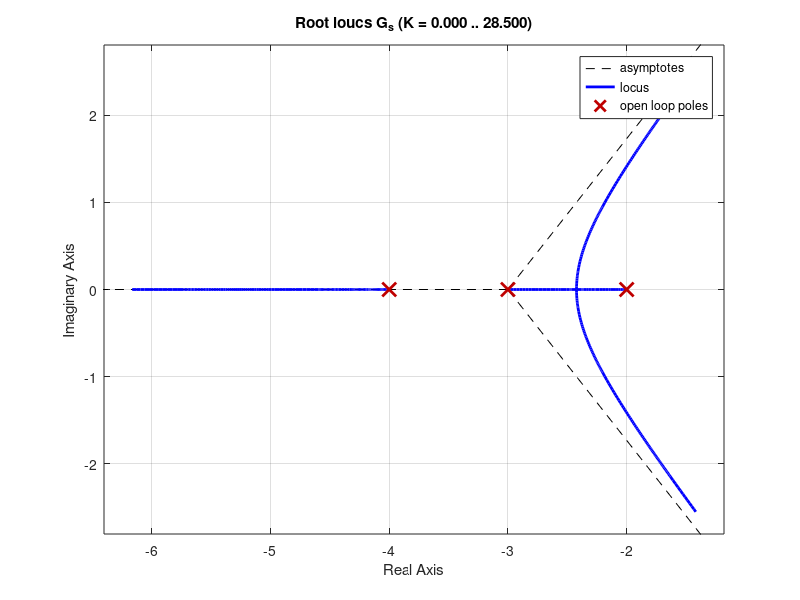

MATLAB code for this plot: (Note: this script raises an error after producing the figure.)
clc; clear; close all;
format compact;

t = 0:0.01:50;
% Defining functions
s=tf('s');
G_s = 1/((s+4)*(s+3)*(s+2));

os = 30/100;
zeta = -log(os)/sqrt(pi^2+(log(os))^2);

rlocus(G_s);
sgrid(zeta, 0);   
[k, poles] = rlocfind(G_s)